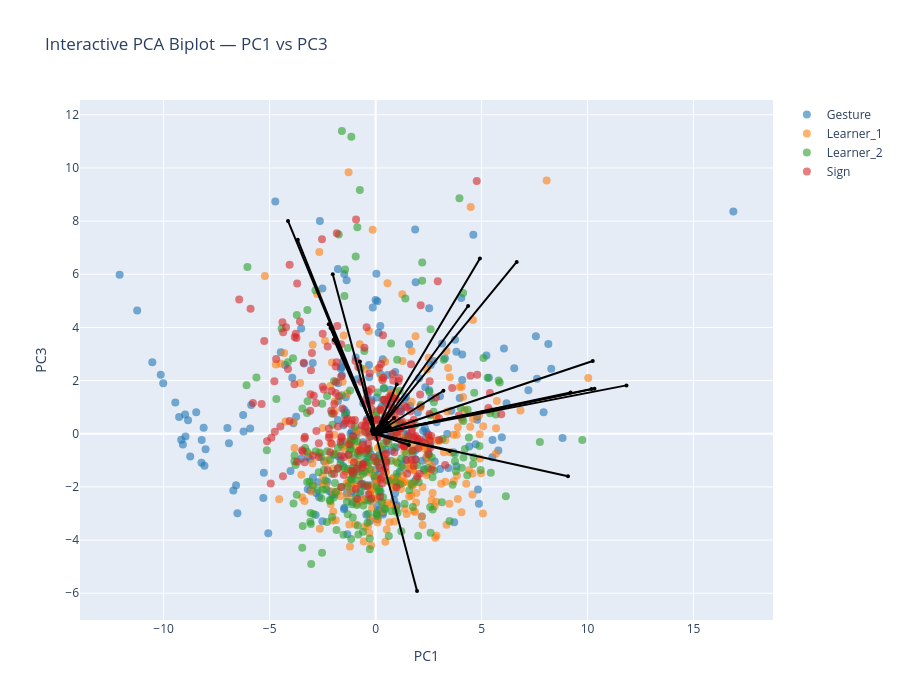

Source (notebook cell):
### Markdown cell above
### Biplot PC1-PC3

### Code cell
pcs_to_plot = [1, 3]  # PC1–PC2

sig_features_GS = (
    df_sig_vars_GS[
        (df_sig_vars_GS["sig_loading"]) &
        (df_sig_vars_GS["PC"].isin(pcs_to_plot))
    ]["feature"]
    .unique()
)

feature_names = df_clean.columns[:-1]
selected_vars = [feature_names.get_loc(f) for f in sig_features_GS if f in feature_names]

arrow_strength = (
    df_sig_vars_GS[df_sig_vars_GS["PC"].isin(pcs_to_plot)]
    .groupby("feature")["index_loading"]
    .mean()
    .to_dict()
)

interactive_PCA_biplot(
    score=x_new_GS, 
    coeff=loadings_GS, 
    labels=feature_names, 
    y=y, 
    selected_vars=selected_vars, 
    pc_x=pcs_to_plot[0], pc_y=pcs_to_plot[1],
    show_labels=False,
    le=le,
    arrow_strength=arrow_strength
)

# static plot
static_PCA_biplot(
    score=x_new_GS, 
    coeff=loadings_GS, 
    labels=feature_names, 
    y=y, 
    selected_vars=selected_vars, 
    pc_x=pcs_to_plot[0], pc_y=pcs_to_plot[1],
    show_labels=False,
    arrow_strength=arrow_strength,
    le=le,
    save_path=os.path.join(curfolder, "Plots", "PCA_GS_all_PC1_3_biplot.png")
)

### Figure 1 — Plotly figure (JSON) as saved in the notebook; plotly's stock layout.template omitted (floating-point values rounded to 4 significant figures; data arrays with more than 128 entries replaced by an {"elided": "..."} marker saying what was removed)
{"data": [{"hoverinfo": "text", "marker": {"color": "#1f77b4", "opacity": 0.6, "size": 8}, "mode": "markers", "name": "Gesture", "showlegend": true, "text": {"elided": "250 str values"}, "type": "scatter", "x": {"elided": "250 float values"}, "y": {"elided": "250 float values"}}, {"hoverinfo": "text", "marker": {"color": "#ff7f0e", "opacity": 0.6, "size": 8}, "mode": "markers", "name": "Learner_1", "showlegend": true, "text": {"elided": "249 str values"}, "type": "scatter", "x": {"elided": "249 float values"}, "y": {"elided": "249 float values"}}, {"hoverinfo": "text", "marker": {"color": "#2ca02c", "opacity": 0.6, "size": 8}, "mode": "markers", "name": "Learner_2", "showlegend": true, "text": {"elided": "247 str values"}, "type": "scatter", "x": {"elided": "247 float values"}, "y": {"elided": "247 float values"}}, {"hoverinfo": "text", "marker": {"color": "#d62728", "opacity": 0.6, "size": 8}, "mode": "markers", "name": "Sign", "showlegend": true, "text": {"elided": "243 str values"}, "type": "scatter", "x": {"elided": "243 float values"}, "y": {"elided": "243 float values"}}, {"hoverinfo": "text", "hovertext": "gross__magnitude__arm_speed_Gmean", "line": {"color": "black"}, "marker": {"size": 4}, "mode": "lines+markers", "showlegend": false, "textposition": "top center", "type": "scatter", "x": [0, 4.921], "y": [0, 6.596]}, {"hoverinfo": "text", "hovertext": "gross__variability__arm_speed_Gstd", "line": {"color": "black"}, "marker": {"size": 4}, "mode": "lines+markers", "showlegend": false, "textposition": "top center", "type": "scatter", "x": [0, 11.83], "y": [0, 1.82]}, {"hoverinfo": "text", "hovertext": "gross__magnitude__arm_speed_peak_mean", "line": {"color": "black"}, "marker": {"size": 4}, "mode": "lines+markers", "showlegend": false, "textposition": "top center", "type": "scatter", "x": [0, 10.33], "y": [0, 1.697]}, {"hoverinfo": "text", "hovertext": "gross__variability__arm_speed_peak_std", "line": {"color": "black"}, "marker": {"size": 4}, "mode": "lines+markers", "showlegend": false, "textposition": "top center", "type": "scatter", "x": [0, 1.568], "y": [0, -0.4206]}, {"hoverinfo": "text", "hovertext": "gross__rhythm__arm_speed_peak_n", "line": {"color": "black"}, "marker": {"size": 4}, "mode": "lines+markers", "showlegend": false, "textposition": "top center", "type": "scatter", "x": [0, -2.209], "y": [0, 4.124]}, {"hoverinfo": "text", "hovertext": "gross__rhythm__arm_speed_peak_rate", "line": {"color": "black"}, "marker": {"size": 4}, "mode": "lines+markers", "showlegend": false, "textposition": "top center", "type": "scatter", "x": [0, -3.672], "y": [0, 7.294]}, {"hoverinfo": "text", "hovertext": "gross__rhythm__arm_speed_mod_depth", "line": {"color": "black"}, "marker": {"size": 4}, "mode": "lines+markers", "showlegend": false, "textposition": "top center", "type": "scatter", "x": [0, 9.076], "y": [0, -1.602]}, {"hoverinfo": "text", "hovertext": "gross__magnitude__arm_acc_Gmean", "line": {"color": "black"}, "marker": {"size": 4}, "mode": "lines+markers", "showlegend": false, "textposition": "top center", "type": "scatter", "x": [0, 6.657], "y": [0, 6.462]}, {"hoverinfo": "text", "hovertext": "gross__variability__arm_acc_Gstd", "line": {"color": "black"}, "marker": {"size": 4}, "mode": "lines+markers", "showlegend": false, "textposition": "top center", "type": "scatter", "x": [0, 10.19], "y": [0, 1.686]}, {"hoverinfo": "text", "hovertext": "gross__magnitude__arm_acc_peak_mean", "line": {"color": "black"}, "marker": {"size": 4}, "mode": "lines+markers", "showlegend": false, "textposition": "top center", "type": "scatter", "x": [0, 10.24], "y": [0, 2.736]}, {"hoverinfo": "text", "hovertext": "gross__variability__arm_acc_peak_std", "line": {"color": "black"}, "marker": {"size": 4}, "mode": "lines+markers", "showlegend": false, "textposition": "top center", "type": "scatter", "x": [0, 3.501], "y": [0, -0.647]}, {"hoverinfo": "text", "hovertext": "gross__rhythm__arm_acc_peak_n", "line": {"color": "black"}, "marker": {"size": 4}, "mode": "lines+markers", "showlegend": false, "textposition": "top center", "type": "scatter", "x": [0, -1.969], "y": [0, 3.539]}, {"hoverinfo": "text", "hovertext": "gross__rhythm__arm_acc_peak_rate", "line": {"color": "black"}, "marker": {"size": 4}, "mode": "lines+markers", "showlegend": false, "textposition": "top center", "type": "scatter", "x": [0, -4.135], "y": [0, 8.005]}, {"hoverinfo": "text", "hovertext": "gross__rhythm__arm_acc_mod_depth", "line": {"color": "black"}, "marker": {"size": 4}, "mode": "lines+markers", "showlegend": false, "textposition": "top center", "type": "scatter", "x": [0, 9.197], "y": [0, 1.55]}, {"hoverinfo": "text", "hovertext": "gross__magnitude__arm_speed_integral", "line": {"color": "black"}, "marker": {"size": 4}, "mode": "lines+markers", "showlegend": false, "textposition": "top center", "type": "scatter", "x": [0, 4.364], "y": [0, 4.805]}, {"hoverinfo": "text", "hovertext": "gross__rhythm__arm_speed_sampen", "line": {"color": "black"}, "marker": {"size": 4}, "mode": "lines+markers", "showlegend": false, "textposition": "top center", "type": "scatter", "x": [0, -2.126], "y": [0, 3.974]}, {"hoverinfo": "text", "hovertext": "gross__smoothness__arm_sparc", "line": {"color": "black"}, "marker": {"size": 4}, "mode": "lines+markers", "showlegend": false, "textposition": "top center", "type": "scatter", "x": [0, -0.2732], "y": [0, 0.5533]}, {"hoverinfo": "text", "hovertext": "gross__rhythm__band1_band_power_totalarm", "line": {"color": "black"}, "marker": {"size": 4}, "mode": "lines+markers", "showlegend": false, "textposition": "top center", "type": "scatter", "x": [0, 1.955], "y": [0, -5.915]}, {"hoverinfo": "text", "hovertext": "gross__rhythm__band2_centroid_totalarm", "line": {"color": "black"}, "marker": {"size": 4}, "mode": "lines+markers", "showlegend": false, "textposition": "top center", "type": "scatter", "x": [0, -0.7412], "y": [0, 2.716]}, {"hoverinfo": "text", "hovertext": "gross__rhythm__band3_band_power_totalarm", "line": {"color": "black"}, "marker": {"size": 4}, "mode": "lines+markers", "showlegend": false, "textposition": "top center", "type": "scatter", "x": [0, -2.022], "y": [0, 6.005]}, {"hoverinfo": "text", "hovertext": "gross__rhythm__band3_centroid_totalarm", "line": {"color": "black"}, "marker": {"size": 4}, "mode": "lines+markers", "showlegend": false, "textposition": "top center", "type": "scatter", "x": [0, -0.1547], "y": [0, 0.1791]}, {"hoverinfo": "text", "hovertext": "gross__rhythm__band3_entropy_totalarm", "line": {"color": "black"}, "marker": {"size": 4}, "mode": "lines+markers", "showlegend": false, "textposition": "top center", "type": "scatter", "x": [0, -0.07364], "y": [0, 0.06084]}, {"hoverinfo": "text", "hovertext": "gross__magnitude__bbmv_arms_total", "line": {"color": "black"}, "marker": {"size": 4}, "mode": "lines+markers", "showlegend": false, "textposition": "top center", "type": "scatter", "x": [0, 3.199], "y": [0, 1.619]}, {"hoverinfo": "text", "hovertext": "gross__coordination__arm_coupling", "line": {"color": "black"}, "marker": {"size": 4}, "mode": "lines+markers", "showlegend": false, "textposition": "top center", "type": "scatter", "x": [0, 0.1815], "y": [0, -0.02926]}, {"hoverinfo": "text", "hovertext": "gross__proxdist__proximalization_index", "line": {"color": "black"}, "marker": {"size": 4}, "mode": "lines+markers", "showlegend": false, "textposition": "top center", "type": "scatter", "x": [0, -0.1219], "y": [0, -0.006533]}, {"hoverinfo": "text", "hovertext": "fine__handshape__fingertip_spread_mean", "line": {"color": "black"}, "marker": {"size": 4}, "mode": "lines+markers", "showlegend": false, "textposition": "top center", "type": "scatter", "x": [0, 0.2447], "y": [0, 0.4111]}, {"hoverinfo": "text", "hovertext": "fine__handshape__thumb_index_mean", "line": {"color": "black"}, "marker": {"size": 4}, "mode": "lines+markers", "showlegend": false, "textposition": "top center", "type": "scatter", "x": [0, 0.1354], "y": [0, 0.2624]}, {"hoverinfo": "text", "hovertext": "fine__variability__thumb_index_std", "line": {"color": "black"}, "marker": {"size": 4}, "mode": "lines+markers", "showlegend": false, "textposition": "top center", "type": "scatter", "x": [0, 0.5658], "y": [0, 0.4164]}, {"hoverinfo": "text", "hovertext": "fine__handshape__mcp_tip_mean", "line": {"color": "black"}, "marker": {"size": 4}, "mode": "lines+markers", "showlegend": false, "textposition": "top center", "type": "scatter", "x": [0, 0.1287], "y": [0, 0.1852]}, {"hoverinfo": "text", "hovertext": "fine__variability__thumb_opposition_std", "line": {"color": "black"}, "marker": {"size": 4}, "mode": "lines+markers", "showlegend": false, "textposition": "top center", "type": "scatter", "x": [0, 0.6684], "y": [0, 0.2542]}, {"hoverinfo": "text", "hovertext": "fine__handshape__handshape_size_mean", "line": {"color": "black"}, "marker": {"size": 4}, "mode": "lines+markers", "showlegend": false, "textposition": "top center", "type": "scatter", "x": [0, 0.2304], "y": [0, 0.2176]}, {"hoverinfo": "text", "hovertext": "fine__variability__handshape_size_std", "line": {"color": "black"}, "marker": {"size": 4}, "mode": "lines+markers", "showlegend": false, "textposition": "top center", "type": "scatter", "x": [0, 0.273], "y": [0, 0.1865]}, {"hoverinfo": "text", "hovertext": "fine__variability__handshape_variability", "line": {"color": "black"}, "marker": {"size": 4}, "mode": "lines+markers", "showlegend": false, "textposition": "top center", "type": "scatter", "x": [0, 0.8703], "y": [0, 0.5913]}, {"hoverinfo": "text", "hovertext": "fine__magnitude__flexion_speed_mean", "line": {"color": "black"}, "marker": {"size": 4}, "mode": "lines+markers", "showlegend": false, "textposition": "top center", "type": "scatter", "x": [0, 0.9996], "y": [0, 1.864]}, {"hoverinfo": "text", "hovertext": "fine__variability__flexion_speed_std", "line": {"color": "black"}, "marker": {"size": 4}, "mode": "lines+markers", "showlegend": false, "textposition": "top center", "type": "scatter", "x": [0, 0.3498], "y": [0, 0.515]}, {"hoverinfo": "text", "hovertext": "fine__coordination__finger_independence", "line": {"color": "black"}, "marker": {"size": 4}, "mode": "lines+markers", "showlegend": false, "textposition": "top center", "type": "scatter", "x": [0, -0.1867], "y": [0, 0.1028]}, {"hoverinfo": "text", "hovertext": "fine__variability__flexion_entropy", "line": {"color": "black"}, "marker": {"size": 4}, "mode": "lines+markers", "showlegend": false, "textposition": "top center", "type": "scatter", "x": [0, -0.1945], "y": [0, 0.5217]}, {"hoverinfo": "text", "hovertext": "gross__rhythm__band1_centroid_totalarm", "line": {"color": "black"}, "marker": {"size": 4}, "mode": "lines+markers", "showlegend": false, "textposition": "top center", "type": "scatter", "x": [0, -0.1628], "y": [0, 0.4737]}, {"hoverinfo": "text", "hovertext": "gross__rhythm__band2_band_power_totalarm", "line": {"color": "black"}, "marker": {"size": 4}, "mode": "lines+markers", "showlegend": false, "textposition": "top center", "type": "scatter", "x": [0, -0.1866], "y": [0, 0.5913]}, {"hoverinfo": "text", "hovertext": "gross__rhythm__band2_entropy_totalarm", "line": {"color": "black"}, "marker": {"size": 4}, "mode": "lines+markers", "showlegend": false, "textposition": "top center", "type": "scatter", "x": [0, -0.05655], "y": [0, 0.1234]}, {"hoverinfo": "text", "hovertext": "fine__variability__fingertip_spread_std", "line": {"color": "black"}, "marker": {"size": 4}, "mode": "lines+markers", "showlegend": false, "textposition": "top center", "type": "scatter", "x": [0, 0.08346], "y": [0, 0.1589]}, {"hoverinfo": "text", "hovertext": "fine__handshape__thumb_opposition_mean", "line": {"color": "black"}, "marker": {"size": 4}, "mode": "lines+markers", "showlegend": false, "textposition": "top center", "type": "scatter", "x": [0, 0.08413], "y": [0, 0.208]}], "layout": {"height": 700, "hovermode": "closest", "title": {"text": "Interactive PCA Biplot — PC1 vs PC3"}, "width": 900, "xaxis": {"title": {"text": "PC1"}}, "yaxis": {"title": {"text": "PC3"}}}}
